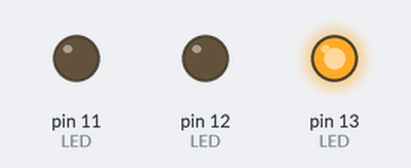
A sketch run on a simulated Arduino Uno, built with avr-gcc and run on an emulated ATmega328P. On the bench: output pins drawn as LEDs (lit = HIGH).

Above: at 1.5 s.
At 3.5 s:
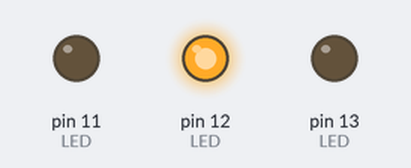
At 5.0 s:
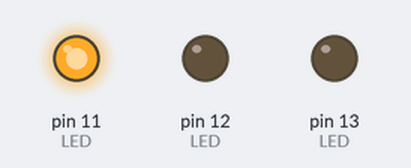
Timing chart, 0 to 7.8 s (numbered marks = the images above):
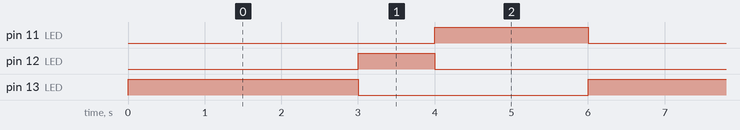

Measured:
- by itself, pin 11 (LED): alternates HIGH for 2.0 s and LOW for 4.0 s
- by itself, pin 12 (LED): alternates HIGH for 1.0 s and LOW for 5.0 s
- by itself, pin 13 (LED): alternates HIGH for 3.0 s and LOW for 3.0 s

The sketch:

challenge06.ino
```cpp
void setup()
{
  pinMode(13, OUTPUT);    // 빨간색 LED(13번 핀)를 출력 모드로 설정
  pinMode(12, OUTPUT);    // 주황색 LED(12번 핀)를 출력 모드로 설정
  pinMode(11, OUTPUT);    // 초록색 LED(11번 핀)를 출력 모드로 설정
}

void loop()
{
  digitalWrite(13, HIGH); // 빨간색 LED(13번 핀) 켜기
  digitalWrite(12, LOW);  // 주황색 LED(12번 핀) 끄기
  digitalWrite(11, LOW);  // 초록색 LED(11번 핀) 끄기
  delay(3000);            // 3초 동안 지연

  digitalWrite(13, LOW);  // 빨간색 LED(13번 핀) 끄기
  digitalWrite(12, HIGH); // 주황색 LED(12번 핀) 켜기
  digitalWrite(11, LOW);  // 초록색 LED(11번 핀) 끄기
  delay(1000);            // 1초 동안 지연

  digitalWrite(13, LOW);  // 빨간색 LED(13번 핀) 끄기
  digitalWrite(12, LOW);  // 주황색 LED(12번 핀) 끄기
  digitalWrite(11, HIGH); // 초록색 LED(11번 핀) 켜기
  delay(2000);            // 2초 동안 지연
}
```
